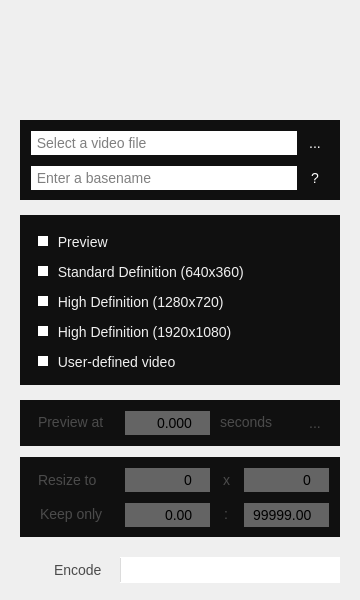
<?xml version="1.0" encoding="UTF-8"?>
<ui version="4.0">
 <class>mainForm</class>
 <widget class="QDialog" name="mainForm">
  <property name="geometry">
   <rect>
    <x>0</x>
    <y>0</y>
    <width>360</width>
    <height>600</height>
   </rect>
  </property>
  <property name="sizePolicy">
   <sizepolicy hsizetype="Fixed" vsizetype="Fixed">
    <horstretch>0</horstretch>
    <verstretch>0</verstretch>
   </sizepolicy>
  </property>
  <property name="minimumSize">
   <size>
    <width>360</width>
    <height>600</height>
   </size>
  </property>
  <property name="maximumSize">
   <size>
    <width>360</width>
    <height>600</height>
   </size>
  </property>
  <property name="font">
   <font>
    <pointsize>-1</pointsize>
    <weight>50</weight>
    <italic>false</italic>
    <bold>false</bold>
   </font>
  </property>
  <property name="cursor">
   <cursorShape>ArrowCursor</cursorShape>
  </property>
  <property name="windowTitle">
   <string>Take Your Pills Video Encoder</string>
  </property>
  <property name="windowIcon">
   <iconset resource="Take_Your_Pills_Video_Encoder_images.qrc">
    <normaloff>:/images/icon.png</normaloff>:/images/icon.png</iconset>
  </property>
  <property name="styleSheet">
   <string notr="true">font: 14px;</string>
  </property>
  <widget class="QProgressBar" name="progressbarEncode">
   <property name="enabled">
    <bool>true</bool>
   </property>
   <property name="geometry">
    <rect>
     <x>120</x>
     <y>557</y>
     <width>220</width>
     <height>26</height>
    </rect>
   </property>
   <property name="styleSheet">
    <string notr="true"> QProgressBar
{
	border: 0px;
	background-image: url(:/images/mainProgressBarEmpty.png);
 }

 QProgressBar::chunk
{
	background-image: url(:/images/mainProgressBarChunk.png);
}</string>
   </property>
   <property name="value">
    <number>0</number>
   </property>
   <property name="textVisible">
    <bool>false</bool>
   </property>
   <property name="orientation">
    <enum>Qt::Horizontal</enum>
   </property>
  </widget>
  <widget class="QGroupBox" name="groupboxToDoList">
   <property name="geometry">
    <rect>
     <x>20</x>
     <y>215</y>
     <width>320</width>
     <height>170</height>
    </rect>
   </property>
   <property name="autoFillBackground">
    <bool>false</bool>
   </property>
   <property name="styleSheet">
    <string notr="true">QGroupBox
{
	border: 0px;
	background-color: rgb(16, 16, 16);
}

QCheckBox
{
	color: rgb(240, 240, 240);
}

QCheckBox:disabled
{
	color: rgb(75, 75, 75);
}

QCheckBox:indicator
{
	width: 10px;
	height: 10px;
	background-color: rgb(255, 255, 255);
}

QCheckBox:indicator:checked
{
	background-color: rgb(0, 100, 184);
}

QCheckBox:indicator:unchecked:disabled
{
	background-color: rgb(100, 100, 100);
}</string>
   </property>
   <property name="title">
    <string/>
   </property>
   <widget class="QCheckBox" name="checkboxPreview">
    <property name="enabled">
     <bool>true</bool>
    </property>
    <property name="geometry">
     <rect>
      <x>18</x>
      <y>16</y>
      <width>281</width>
      <height>21</height>
     </rect>
    </property>
    <property name="styleSheet">
     <string notr="true"/>
    </property>
    <property name="text">
     <string> Preview</string>
    </property>
    <property name="checked">
     <bool>false</bool>
    </property>
   </widget>
   <widget class="QCheckBox" name="checkbox360">
    <property name="geometry">
     <rect>
      <x>18</x>
      <y>46</y>
      <width>281</width>
      <height>21</height>
     </rect>
    </property>
    <property name="styleSheet">
     <string notr="true"/>
    </property>
    <property name="text">
     <string> Standard Definition (640x360)</string>
    </property>
   </widget>
   <widget class="QCheckBox" name="checkbox720">
    <property name="enabled">
     <bool>true</bool>
    </property>
    <property name="geometry">
     <rect>
      <x>18</x>
      <y>76</y>
      <width>281</width>
      <height>21</height>
     </rect>
    </property>
    <property name="styleSheet">
     <string notr="true"/>
    </property>
    <property name="text">
     <string> High Definition (1280x720)</string>
    </property>
   </widget>
   <widget class="QCheckBox" name="checkbox1080">
    <property name="geometry">
     <rect>
      <x>18</x>
      <y>106</y>
      <width>281</width>
      <height>21</height>
     </rect>
    </property>
    <property name="styleSheet">
     <string notr="true"/>
    </property>
    <property name="text">
     <string> High Definition (1920x1080)</string>
    </property>
   </widget>
   <widget class="QCheckBox" name="checkboxUserDefined">
    <property name="geometry">
     <rect>
      <x>18</x>
      <y>136</y>
      <width>281</width>
      <height>21</height>
     </rect>
    </property>
    <property name="styleSheet">
     <string notr="true"/>
    </property>
    <property name="text">
     <string> User-defined video</string>
    </property>
   </widget>
  </widget>
  <widget class="QGroupBox" name="groupboxSetupPreview">
   <property name="enabled">
    <bool>false</bool>
   </property>
   <property name="geometry">
    <rect>
     <x>20</x>
     <y>400</y>
     <width>320</width>
     <height>46</height>
    </rect>
   </property>
   <property name="styleSheet">
    <string notr="true">QGroupBox
{
	border: 0px;
	background-color: rgb(16, 16, 16);
}

QLabel
{
	color: rgb(240, 240, 240);
}

QLabel:disabled
{
	color: rgb(75, 75, 75);
}

QToolButton
{
	border: 0px;
	color: rgb(255, 255, 255);
	background-image: url(:/images/mainSmallButtonNormal.png);
}

QToolButton:hover
{
	background-image: url(:/images/mainSmallButtonHover.png);
}

QToolButton:pressed
{
	background-image: url(:/images/mainSmallButtonPressed.png);
}

QToolButton:disabled
{
	color: rgb(75, 75, 75);
	background-image: url(:/images/mainSmallButtonPressed.png);
}

QDoubleSpinBox
{
	border: 0px;
	color: rgb(0, 0, 0);
	background-color: rgb(255, 255, 255);
}

QDoubleSpinBox:disabled
{
	background-color: rgb(100, 100, 100);
}

QDoubleSpinBox:up-button
{
	image: url(:/images/mainSpinBoxUpButtonWhite.png);
	background-color: rgb(0, 100, 184);
}

QDoubleSpinBox:up-button:pressed 
{
	image: url(:/images/mainSpinBoxUpButtonBlack.png);
	background-color: rgb(255, 255, 255);
}

QDoubleSpinBox:up-button:disabled
{
	image: url(:/images/mainSpinBoxUpButtonBlack.png);
	background-color: rgb(100, 100, 100);
}

QDoubleSpinBox:down-button
{
	image: url(:/images/mainSpinBoxDownButtonWhite.png);
	background-color: rgb(0, 100, 184);
}

QDoubleSpinBox:down-button:pressed 
{
	image: url(:/images/mainSpinBoxDownButtonBlack.png);
	background-color: rgb(255, 255, 255);
}

QDoubleSpinBox:down-button:disabled
{
	image: url(:/images/mainSpinBoxDownButtonBlack.png);
	background-color: rgb(100, 100, 100);
}
</string>
   </property>
   <property name="title">
    <string/>
   </property>
   <widget class="QLabel" name="labelPreviewAt">
    <property name="geometry">
     <rect>
      <x>18</x>
      <y>14</y>
      <width>81</width>
      <height>16</height>
     </rect>
    </property>
    <property name="styleSheet">
     <string notr="true"/>
    </property>
    <property name="text">
     <string>Preview at</string>
    </property>
   </widget>
   <widget class="QDoubleSpinBox" name="doublespinboxUserPreviewTime">
    <property name="enabled">
     <bool>false</bool>
    </property>
    <property name="geometry">
     <rect>
      <x>105</x>
      <y>11</y>
      <width>85</width>
      <height>24</height>
     </rect>
    </property>
    <property name="layoutDirection">
     <enum>Qt::LeftToRight</enum>
    </property>
    <property name="autoFillBackground">
     <bool>false</bool>
    </property>
    <property name="styleSheet">
     <string notr="true"/>
    </property>
    <property name="alignment">
     <set>Qt::AlignRight|Qt::AlignTrailing|Qt::AlignVCenter</set>
    </property>
    <property name="decimals">
     <number>3</number>
    </property>
    <property name="maximum">
     <double>99999.990000000005239</double>
    </property>
   </widget>
   <widget class="QLabel" name="labelSeconds">
    <property name="geometry">
     <rect>
      <x>200</x>
      <y>14</y>
      <width>61</width>
      <height>16</height>
     </rect>
    </property>
    <property name="styleSheet">
     <string notr="true"/>
    </property>
    <property name="text">
     <string>seconds</string>
    </property>
   </widget>
   <widget class="QToolButton" name="toolbuttonUserPreviewTime">
    <property name="enabled">
     <bool>false</bool>
    </property>
    <property name="geometry">
     <rect>
      <x>277</x>
      <y>11</y>
      <width>32</width>
      <height>24</height>
     </rect>
    </property>
    <property name="styleSheet">
     <string notr="true"/>
    </property>
    <property name="text">
     <string> ...</string>
    </property>
   </widget>
  </widget>
  <widget class="QGroupBox" name="groupboxSetupUserDefined">
   <property name="enabled">
    <bool>false</bool>
   </property>
   <property name="geometry">
    <rect>
     <x>20</x>
     <y>457</y>
     <width>320</width>
     <height>80</height>
    </rect>
   </property>
   <property name="styleSheet">
    <string notr="true">QGroupBox
{
	border: 0px;
	background-color: rgb(16, 16, 16);
}

QLabel
{
	color: rgb(240, 240, 240);
}

QLabel:disabled
{
	color: rgb(75, 75, 75);
}

QDoubleSpinBox
{
	border: 0px;
	color: rgb(0, 0, 0);
	background-color: rgb(255, 255, 255);
}

QDoubleSpinBox:disabled
{
	background-color: rgb(100, 100, 100);
}

QSpinBox
{
	border: 0px;
	color: rgb(0, 0, 0);
	background-color: rgb(255, 255, 255);
}

QSpinBox:disabled
{
	background-color: rgb(100, 100, 100);
}

QSpinBox:up-button
{
	image: url(:/images/mainSpinBoxUpButtonWhite.png);
	background-color: rgb(0, 100, 184);
}

QSpinBox:up-button:pressed 
{
	image: url(:/images/mainSpinBoxUpButtonBlack.png);
	background-color: rgb(255, 255, 255);
}

QSpinBox:up-button:disabled
{
	image: url(:/images/mainSpinBoxUpButtonBlack.png);
	background-color: rgb(100, 100, 100);
}

QSpinBox:down-button
{
	image: url(:/images/mainSpinBoxDownButtonWhite.png);
	background-color: rgb(0, 100, 184);
}

QSpinBox:down-button:pressed 
{
	image: url(:/images/mainSpinBoxDownButtonBlack.png);
	background-color: rgb(255, 255, 255);
}

QSpinBox:down-button:disabled
{
	image: url(:/images/mainSpinBoxDownButtonBlack.png);
	background-color: rgb(100, 100, 100);
}

QSpinBox
{
	border: 0px;
	color: rgb(0, 0, 0);
	background-color: rgb(255, 255, 255);
}

QSpinBox:disabled
{
	background-color: rgb(100, 100, 100);
}

QDoubleSpinBox
{
	border: 0px;
	color: rgb(0, 0, 0);
	background-color: rgb(255, 255, 255);
}

QDoubleSpinBox:disabled
{
	background-color: rgb(100, 100, 100);
}

QDoubleSpinBox:up-button
{
	image: url(:/images/mainSpinBoxUpButtonWhite.png);
	background-color: rgb(0, 100, 184);
}

QDoubleSpinBox:up-button:pressed 
{
	image: url(:/images/mainSpinBoxUpButtonBlack.png);
	background-color: rgb(255, 255, 255);
}

QDoubleSpinBox:up-button:disabled
{
	image: url(:/images/mainSpinBoxUpButtonBlack.png);
	background-color: rgb(100, 100, 100);
}

QDoubleSpinBox:down-button
{
	image: url(:/images/mainSpinBoxDownButtonWhite.png);
	background-color: rgb(0, 100, 184);
}

QDoubleSpinBox:down-button:pressed 
{
	image: url(:/images/mainSpinBoxDownButtonBlack.png);
	background-color: rgb(255, 255, 255);
}

QDoubleSpinBox:down-button:disabled
{
	image: url(:/images/mainSpinBoxDownButtonBlack.png);
	background-color: rgb(100, 100, 100);
}

</string>
   </property>
   <property name="title">
    <string/>
   </property>
   <widget class="QLabel" name="labelResizeTo">
    <property name="geometry">
     <rect>
      <x>18</x>
      <y>15</y>
      <width>81</width>
      <height>16</height>
     </rect>
    </property>
    <property name="styleSheet">
     <string notr="true"/>
    </property>
    <property name="text">
     <string>Resize to</string>
    </property>
   </widget>
   <widget class="QLabel" name="labelX">
    <property name="geometry">
     <rect>
      <x>203</x>
      <y>15</y>
      <width>16</width>
      <height>16</height>
     </rect>
    </property>
    <property name="styleSheet">
     <string notr="true"/>
    </property>
    <property name="text">
     <string>x</string>
    </property>
   </widget>
   <widget class="QLabel" name="labelKeepOnly">
    <property name="geometry">
     <rect>
      <x>20</x>
      <y>49</y>
      <width>81</width>
      <height>16</height>
     </rect>
    </property>
    <property name="styleSheet">
     <string notr="true"/>
    </property>
    <property name="text">
     <string>Keep only</string>
    </property>
   </widget>
   <widget class="QLabel" name="labelPoints">
    <property name="geometry">
     <rect>
      <x>204</x>
      <y>49</y>
      <width>16</width>
      <height>16</height>
     </rect>
    </property>
    <property name="styleSheet">
     <string notr="true"/>
    </property>
    <property name="text">
     <string>:</string>
    </property>
   </widget>
   <widget class="QDoubleSpinBox" name="doublespinboxUserCutTimeStart">
    <property name="enabled">
     <bool>false</bool>
    </property>
    <property name="geometry">
     <rect>
      <x>105</x>
      <y>46</y>
      <width>85</width>
      <height>24</height>
     </rect>
    </property>
    <property name="styleSheet">
     <string notr="true"/>
    </property>
    <property name="alignment">
     <set>Qt::AlignRight|Qt::AlignTrailing|Qt::AlignVCenter</set>
    </property>
    <property name="maximum">
     <double>99999.990000000005239</double>
    </property>
   </widget>
   <widget class="QDoubleSpinBox" name="doublespinboxUserCutTimeStop">
    <property name="enabled">
     <bool>false</bool>
    </property>
    <property name="geometry">
     <rect>
      <x>224</x>
      <y>46</y>
      <width>85</width>
      <height>24</height>
     </rect>
    </property>
    <property name="styleSheet">
     <string notr="true"/>
    </property>
    <property name="alignment">
     <set>Qt::AlignRight|Qt::AlignTrailing|Qt::AlignVCenter</set>
    </property>
    <property name="maximum">
     <double>99999.990000000005239</double>
    </property>
    <property name="value">
     <double>99999.000000000000000</double>
    </property>
   </widget>
   <widget class="QSpinBox" name="spinboxUserResizeResolutionX">
    <property name="enabled">
     <bool>false</bool>
    </property>
    <property name="geometry">
     <rect>
      <x>105</x>
      <y>11</y>
      <width>85</width>
      <height>24</height>
     </rect>
    </property>
    <property name="styleSheet">
     <string notr="true"/>
    </property>
    <property name="alignment">
     <set>Qt::AlignRight|Qt::AlignTrailing|Qt::AlignVCenter</set>
    </property>
    <property name="maximum">
     <number>9999999</number>
    </property>
   </widget>
   <widget class="QSpinBox" name="spinboxUserResizeResolutionY">
    <property name="enabled">
     <bool>false</bool>
    </property>
    <property name="geometry">
     <rect>
      <x>224</x>
      <y>11</y>
      <width>85</width>
      <height>24</height>
     </rect>
    </property>
    <property name="styleSheet">
     <string notr="true"/>
    </property>
    <property name="alignment">
     <set>Qt::AlignRight|Qt::AlignTrailing|Qt::AlignVCenter</set>
    </property>
    <property name="maximum">
     <number>9999999</number>
    </property>
   </widget>
  </widget>
  <widget class="QPushButton" name="pushbuttonEncode">
   <property name="enabled">
    <bool>false</bool>
   </property>
   <property name="geometry">
    <rect>
     <x>20</x>
     <y>557</y>
     <width>100</width>
     <height>26</height>
    </rect>
   </property>
   <property name="styleSheet">
    <string notr="true">QPushButton
{
	border: 0px;
	color: rgb(255, 255, 255);
	background-image: url(:/images/mainEncodeButtonNormal.png);
}

QPushButton:hover
{
	background-image: url(:/images/mainEncodeButtonHover.png);
}

QPushButton:pressed
{
	background-image: url(:/images/mainEncodeButtonPressed.png);
}

QPushButton:disabled
{
	color: rgb(75, 75, 75);
	background-image: url(:/images/mainEncodeButtonPressed.png);
}</string>
   </property>
   <property name="text">
    <string>    Encode</string>
   </property>
  </widget>
  <widget class="QLabel" name="labelLogo">
   <property name="geometry">
    <rect>
     <x>0</x>
     <y>0</y>
     <width>360</width>
     <height>127</height>
    </rect>
   </property>
   <property name="styleSheet">
    <string notr="true">font: 12px;</string>
   </property>
   <property name="text">
    <string/>
   </property>
   <property name="pixmap">
    <pixmap resource="Take_Your_Pills_Video_Encoder_images.qrc">:/images/mainLogo.png</pixmap>
   </property>
  </widget>
  <widget class="QLabel" name="labelBackground">
   <property name="geometry">
    <rect>
     <x>0</x>
     <y>0</y>
     <width>361</width>
     <height>601</height>
    </rect>
   </property>
   <property name="text">
    <string/>
   </property>
   <property name="pixmap">
    <pixmap resource="Take_Your_Pills_Video_Encoder_images.qrc">:/images/mainBackground.png</pixmap>
   </property>
  </widget>
  <widget class="QGroupBox" name="groupboxInput">
   <property name="enabled">
    <bool>true</bool>
   </property>
   <property name="geometry">
    <rect>
     <x>20</x>
     <y>120</y>
     <width>320</width>
     <height>80</height>
    </rect>
   </property>
   <property name="styleSheet">
    <string notr="true">QGroupBox
{
	border: 0px;
	background-color: rgb(16, 16, 16);
}

QLineEdit
{
	border: 0px;
	color: rgb(0, 0, 0);
	background-color: rgb(255, 255, 255);
}

QLineEdit:disabled
{
	background-color: rgb(100, 100, 100);
}

QToolButton
{
	border: 0px;
	color: rgb(255, 255, 255);
	background-image: url(:/images/mainSmallButtonNormal.png);
}

QToolButton:hover
{
	background-image: url(:/images/mainSmallButtonHover.png);
}

QToolButton:pressed
{
	background-image: url(:/images/mainSmallButtonPressed.png);
}

QToolButton:disabled
{
	color: rgb(75, 75, 75);
	background-image: url(:/images/mainSmallButtonPressed.png);
}
</string>
   </property>
   <property name="title">
    <string/>
   </property>
   <widget class="QLineEdit" name="lineeditUserFileInput">
    <property name="enabled">
     <bool>true</bool>
    </property>
    <property name="geometry">
     <rect>
      <x>11</x>
      <y>11</y>
      <width>266</width>
      <height>24</height>
     </rect>
    </property>
    <property name="styleSheet">
     <string notr="true"/>
    </property>
    <property name="text">
     <string/>
    </property>
    <property name="readOnly">
     <bool>true</bool>
    </property>
    <property name="placeholderText">
     <string> Select a video file</string>
    </property>
   </widget>
   <widget class="QToolButton" name="toolbuttonUserFileInput">
    <property name="enabled">
     <bool>true</bool>
    </property>
    <property name="geometry">
     <rect>
      <x>277</x>
      <y>11</y>
      <width>32</width>
      <height>24</height>
     </rect>
    </property>
    <property name="styleSheet">
     <string notr="true"/>
    </property>
    <property name="text">
     <string> ...</string>
    </property>
   </widget>
   <widget class="QLineEdit" name="lineeditBasename">
    <property name="enabled">
     <bool>true</bool>
    </property>
    <property name="geometry">
     <rect>
      <x>11</x>
      <y>46</y>
      <width>266</width>
      <height>24</height>
     </rect>
    </property>
    <property name="styleSheet">
     <string notr="true"/>
    </property>
    <property name="text">
     <string/>
    </property>
    <property name="placeholderText">
     <string> Enter a basename</string>
    </property>
   </widget>
   <widget class="QToolButton" name="toolbuttonBasename">
    <property name="geometry">
     <rect>
      <x>277</x>
      <y>46</y>
      <width>32</width>
      <height>24</height>
     </rect>
    </property>
    <property name="styleSheet">
     <string notr="true"/>
    </property>
    <property name="text">
     <string> ?</string>
    </property>
   </widget>
  </widget>
  <zorder>labelBackground</zorder>
  <zorder>progressbarEncode</zorder>
  <zorder>groupboxToDoList</zorder>
  <zorder>groupboxSetupPreview</zorder>
  <zorder>groupboxSetupUserDefined</zorder>
  <zorder>pushbuttonEncode</zorder>
  <zorder>labelLogo</zorder>
  <zorder>groupboxInput</zorder>
 </widget>
 <resources>
  <include location="Take_Your_Pills_Video_Encoder_images.qrc"/>
 </resources>
 <connections/>
</ui>
